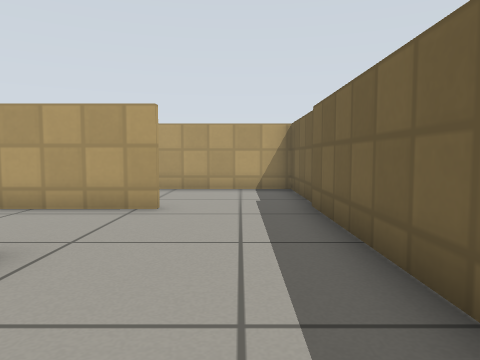
view 1 (above)

12 first-person views from a walk through a world built for the Gazebo simulator. The camera is 0.51 m above the floor, tilts 4° down and sees 70° across. The floor is counted in squares, 0.5 m on a side. Each view is taken from the middle of a square. On the plan, view 1 faces up. The plan holds only what a view shows up to about 13 squares ahead; the rest is blank. Gazebo's built-in surfaces are drawn with simple patterns.

view 2
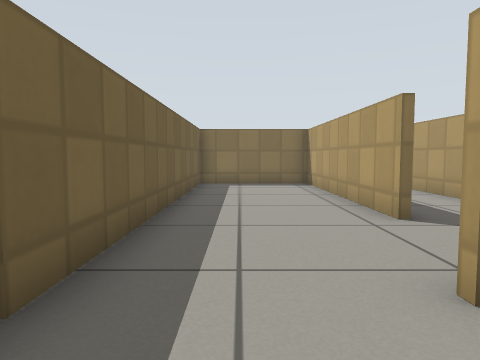

view 3
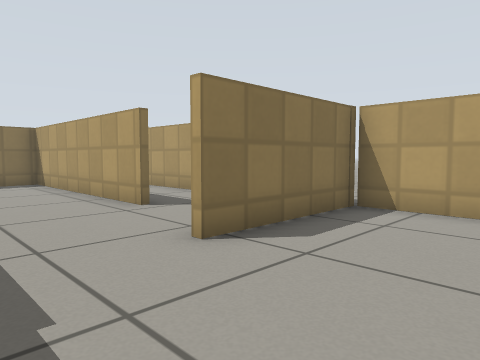

view 4
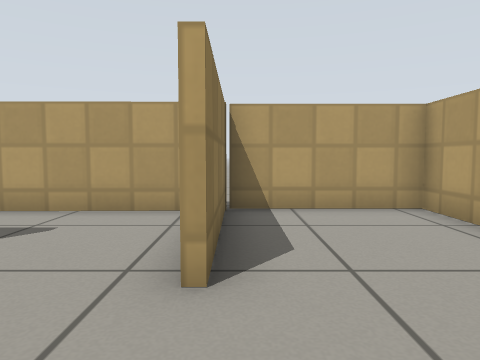

view 5
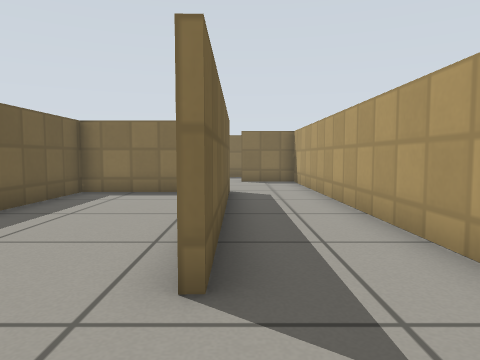

view 6
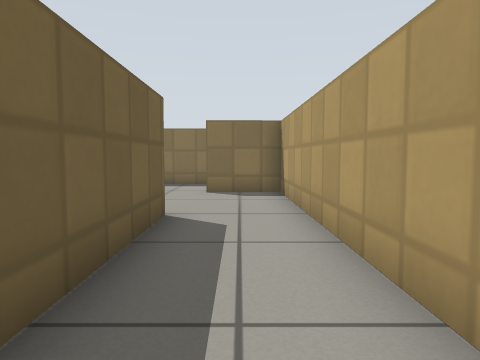

view 7
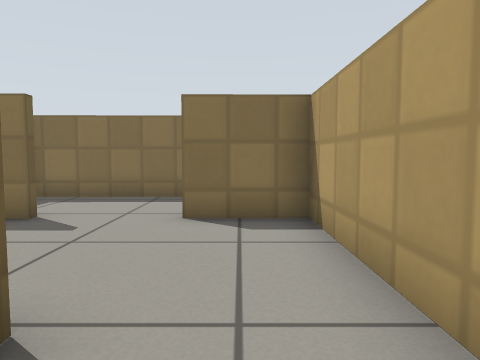

view 8
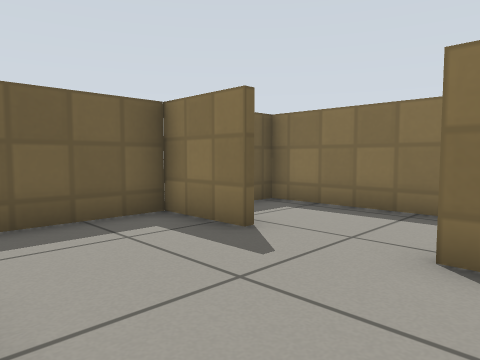

view 9
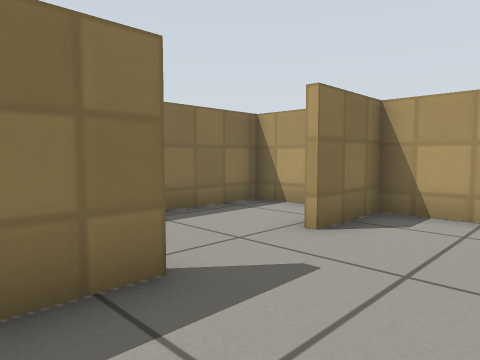

view 10
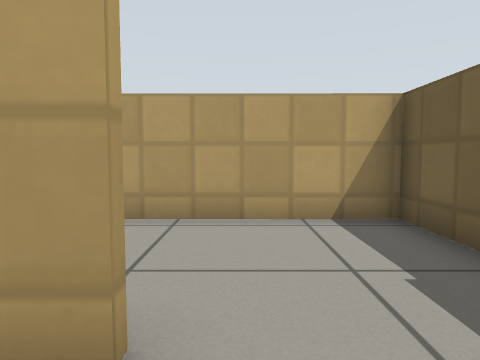

view 11
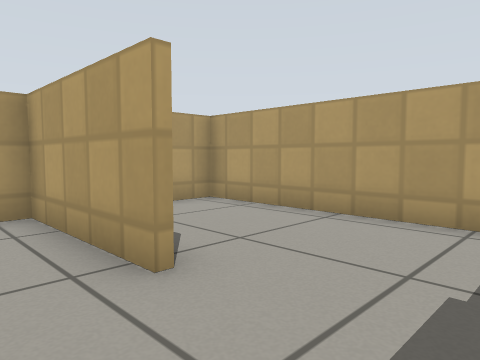

view 12
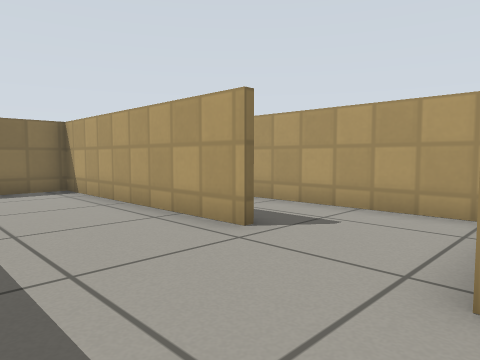

### Floor plan
Points are (right, up) in squares from view 1. A wall is a line through its corners. A room is listed if a view was taken in it or the views show most of it. See-through windows are left out.
Room 1 (views 1, 2, 3, 4, 5, 6, 7, 8, 10, 11, 12)
walls: (-2.6, 3.6) (-2.5, -3.7) (1.5, -3.7) (1.5, 7); (-1.5, 6.5) (-5.3, 6.5) (-5.1, -4.6); (1.5, 7.4) (1.5, 10.5) (-5.6, 10.5) (-5.6, 6.7) (-1.5, 6.7); (-2.7, -4) (-2.7, 3.6)
ways out: opening at (-4, -4) to room 2
Room 2 (view 9)
walls: (-0.6, -7.5) (1.5, -7.5) (1.5, -4.9); (-5.1, -9.1) (-5.1, -10.5) (1.5, -10.4) (1.5, -9.7); (-5.1, -4.6) (-5.1, -7.5) (-3, -7.5)
ways out: opening at (-4, -4) to room 1

Positions as (right, up) in squares from view 1, and headings:
1: (0, 0), facing up
2: (0, 9), facing down
3: (1, 10), facing down-left
4: (1, 7), facing left
5: (-3, 6), facing down
6: (-4, 2), facing down
7: (-4, -2), facing down
8: (-4, -4), facing down-right
9: (1, -5), facing down-left
10: (-1, 5), facing up
11: (1, 5), facing up-left
12: (1, 7), facing down-left
